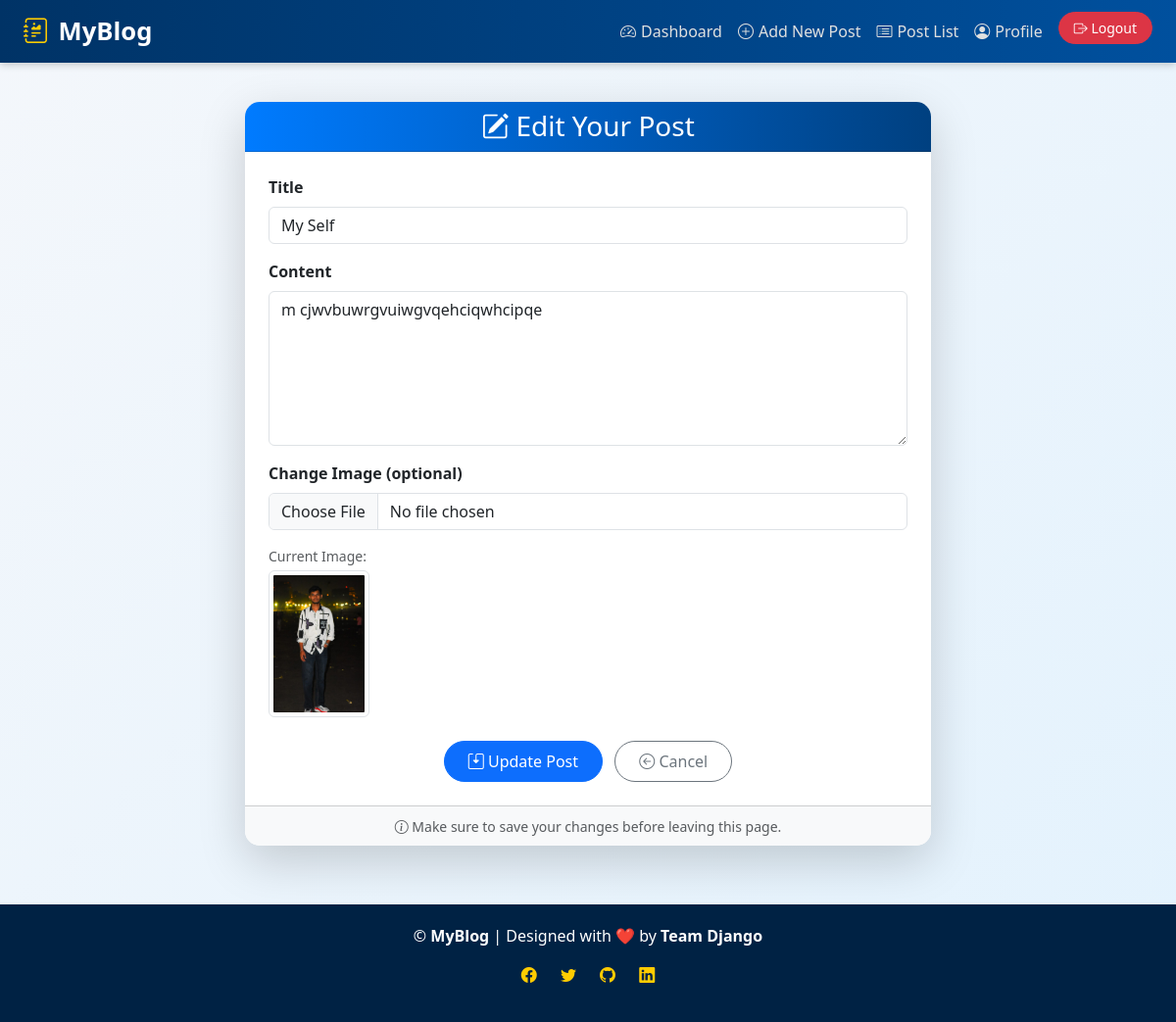
Page /edit_post/1/ (signed in) on the committed database.
### Blogapp/models.py (models this page shows, shortened)
class Post(models.Model):
    author = models.ForeignKey(User, on_delete=models.CASCADE)
    title = models.CharField(max_length=150)
    content = models.TextField()
    image = models.ImageField(upload_to='post_images/', blank=True, null=True)
    created_at = models.DateTimeField(default=timezone.now)
    updated_at = models.DateTimeField(auto_now=True)
    is_approved = models.BooleanField(default=False)
    is_public = models.BooleanField(default=True)
    views = models.PositiveIntegerField(default=0)
    likes = models.ManyToManyField(User, related_name='liked_posts', blank=True)

### Blogapp/views.py (the view, shortened to what this page needs)
# urls.py: path('edit_post/<int:post_id>/', views.edit_post, name='edit_post'),
@login_required
def edit_post(request, post_id):
    post = get_object_or_404(Post, id=post_id, author=request.user)
    return render(request, 'blog/edit_post.html', {'post': post})

### templates/Blog/edit_post.html (shortened to what this page needs)
{% extends 'blog/base.html' %}
{% block content %}
<div class="container d-flex justify-content-center align-items-center" style="min-height: 80vh;">
  <div class="card shadow-lg border-0 w-100" style="max-width: 700px; border-radius: 15px; animation: fadeIn 0.7s ease-in-out;">
    <div class="card-header text-white text-center" style="background: linear-gradient(90deg, #007bff, #004080); border-radius: 15px 15px 0 0;">
      <h3 class="mb-0"><i class="bi bi-pencil-square"></i> Edit Your Post</h3>
    </div>
    <div class="card-body p-4">
      <form method="POST" enctype="multipart/form-data">
        <div class="mb-3">
          <label class="form-label fw-semibold">Title</label>
          <input type="text" name="title" value="{{ post.title }}" class="form-control" placeholder="Enter post title" required>
        </div>
        <div class="mb-3">
          <label class="form-label fw-semibold">Content</label>
          <textarea name="content" rows="6" class="form-control" placeholder="Write your content here..." required>{{ post.content }}</textarea>
        </div>
        <div class="mb-3">
          <label class="form-label fw-semibold">Change Image (optional)</label>
          <input type="file" name="image" class="form-control">
          {% if post.image %}
          <div class="mt-3">
            <p class="text-muted small mb-1">Current Image:</p>
            <img src="{{ post.image.url }}" alt="Post Image" class="img-thumbnail" style="max-height: 150px;">
          </div>
          {% endif %}
        </div>
        <div class="text-center mt-4">
          <button type="submit" class="btn btn-primary px-4 py-2" style="border-radius: 30px; transition: all 0.3s;">
            <i class="bi bi-save2"></i> Update Post
          </button>
          <a href="{% url 'user_dashboard' %}" class="btn btn-outline-secondary px-4 py-2 ms-2" style="border-radius: 30px;">
            <i class="bi bi-arrow-left-circle"></i> Cancel
          </a>
        </div>
      </form>
    </div>
    <div class="card-footer bg-light text-center text-muted" style="border-radius: 0 0 15px 15px;">
      <small><i class="bi bi-info-circle"></i> Make sure to save your changes before leaving this page.</small>
    </div>
  </div>
</div>
{% endblock %}

### templates/Blog/base.html (style rules this page uses)
body { background: linear-gradient(135deg, #f4f7fb, #e3f2fd); font-family: 'Segoe UI', Tahoma, Geneva, Verdana, sans-serif; color: #333; margin: 0; padding: 0; transition: background 0.5s ease; }
.container { margin-top: 40px; animation: fadeIn 1s ease-in-out; }

### rows in the picture
Post: title "My Self", content "m cjwvbuwrgvuiwgvqehciqwhcipqe", image (picture)
